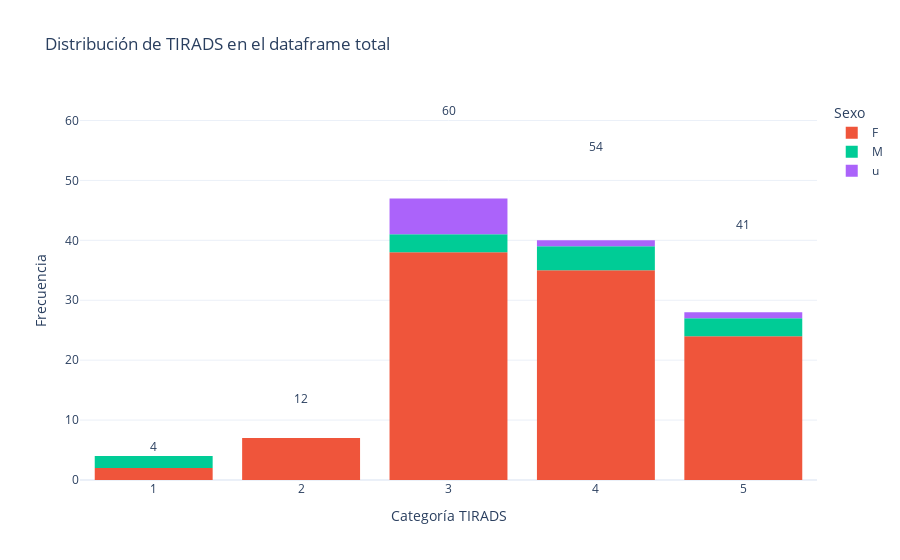
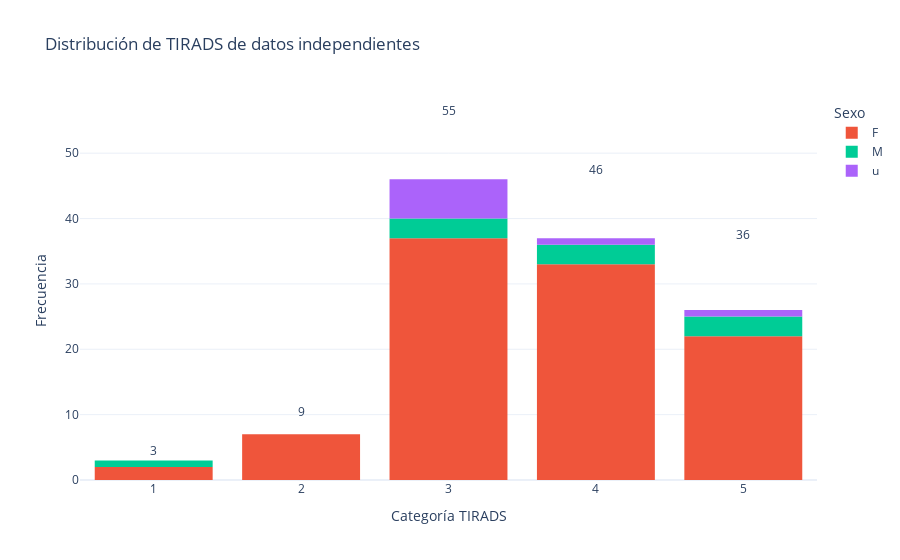

The code cell stored with these charts, in order, in its notebook:
### Code cell
import plotly.express as px
import plotly.graph_objects as go

def crear_histograma_tirads_con_sumas(df, titulo):
    """
    Crea un histograma para la columna 'TIRADS' de un DataFrame utilizando Plotly y añade anotaciones con las sumas totales.
    
    Parámetros:
    df (DataFrame): DataFrame que contiene la columna 'TIRADS'.
    titulo (str): Título del gráfico.
    """
    # Crear el histograma utilizando Plotly Express
    fig = px.histogram(df, x='TIRADS', nbins=5,
                       title=titulo,
                       labels={'TIRADS': 'Categoría TIRADS'},
                       template='plotly_white',
                       color='Sexo',  # Asumiendo que 'Sexo' es una columna en tu DataFrame
                       )
    
    # Calcular las sumas totales por cada valor único en 'TIRADS'
    suma_totales = df['TIRADS'].value_counts().reset_index()
    suma_totales.columns = ['TIRADS', 'Total']
    
    # Añadir anotaciones de texto para las sumas totales
    for _, row in suma_totales.iterrows():
        fig.add_annotation(x=row['TIRADS'], y=row['Total'],
                           text=str(row['Total']),
                           showarrow=False,
                           yshift=10)
    
    # Agregar títulos a los ejes y ajustes finales al gráfico
    fig.update_layout(
        xaxis_title='Categoría TIRADS',
        yaxis_title='Frecuencia',
        bargap=0.2,  # Espacio entre las barras del histograma
    )
    
    # Mostrar la figura
    fig.show()

# Mostrar Gráficos
crear_histograma_tirads_con_sumas(df_actualizado, "Distribución de TIRADS en el dataframe total")
crear_histograma_tirads_con_sumas(df_provisional, "Distribución de TIRADS de datos independientes")

### Figure 1 — Plotly figure (JSON) as saved in the notebook; plotly's stock layout.template omitted (floating-point values rounded to 4 significant figures)
{"data": [{"alignmentgroup": "True", "bingroup": "x", "hovertemplate": "Sexo=F<br>Categoría TIRADS=%{x}<br>count=%{y}<extra></extra>", "legendgroup": "F", "marker": {"color": "#EF553B", "pattern": {"shape": ""}}, "name": "F", "nbinsx": 5, "offsetgroup": "F", "orientation": "v", "showlegend": true, "type": "histogram", "x": [4, 4, 3, 5, 3, 4, 2, 5, 5, 3, 2, 5, 4, 3, 5, 3, 5, 3, 4, 4, 5, 3, 4, 3, 5, 5, 5, 3, 3, 2, 5, 4, 5, 3, 3, 5, 4, 4, 4, 2, 4, 5, 4, 5, 1, 3, 4, 3, 4, 3, 4, 3, 4, 3, 5, 5, 5, 4, 5, 1, 4, 2, 4, 4, 4, 3, 3, 5, 5, 2, 3, 4, 4, 3, 3, 3, 3, 3, 3, 2, 3, 4, 4, 4, 4, 4, 5, 4, 3, 4, 4, 3, 3, 3, 3, 3, 3, 4, 3, 3, 3, 5, 5, 4, 3, 4], "xaxis": "x", "yaxis": "y"}, {"alignmentgroup": "True", "bingroup": "x", "hovertemplate": "Sexo=M<br>Categoría TIRADS=%{x}<br>count=%{y}<extra></extra>", "legendgroup": "M", "marker": {"color": "#00cc96", "pattern": {"shape": ""}}, "name": "M", "nbinsx": 5, "offsetgroup": "M", "orientation": "v", "showlegend": true, "type": "histogram", "x": [3, 4, 3, 3, 5, null, 1, 1, 4, 4, 5, 4, 5], "xaxis": "x", "yaxis": "y"}, {"alignmentgroup": "True", "bingroup": "x", "hovertemplate": "Sexo=u<br>Categoría TIRADS=%{x}<br>count=%{y}<extra></extra>", "legendgroup": "u", "marker": {"color": "#ab63fa", "pattern": {"shape": ""}}, "name": "u", "nbinsx": 5, "offsetgroup": "u", "orientation": "v", "showlegend": true, "type": "histogram", "x": [3, 3, 3, 3, 3, 4, 5, 3], "xaxis": "x", "yaxis": "y"}], "layout": {"annotations": [{"showarrow": false, "text": "60", "x": 3, "y": 60, "yshift": 10}, {"showarrow": false, "text": "54", "x": 4, "y": 54, "yshift": 10}, {"showarrow": false, "text": "41", "x": 5, "y": 41, "yshift": 10}, {"showarrow": false, "text": "12", "x": 2, "y": 12, "yshift": 10}, {"showarrow": false, "text": "4", "x": 1, "y": 4, "yshift": 10}], "bargap": 0.2, "barmode": "relative", "legend": {"title": {"text": "Sexo"}, "tracegroupgap": 0}, "title": {"text": "Distribución de TIRADS en el dataframe total"}, "xaxis": {"anchor": "y", "domain": [0, 1], "title": {"text": "Categoría TIRADS"}}, "yaxis": {"anchor": "x", "domain": [0, 1], "title": {"text": "Frecuencia"}}}}

### Figure 2 — Plotly figure (JSON) as saved in the notebook; plotly's stock layout.template omitted (floating-point values rounded to 4 significant figures)
{"data": [{"alignmentgroup": "True", "bingroup": "x", "hovertemplate": "Sexo=F<br>Categoría TIRADS=%{x}<br>count=%{y}<extra></extra>", "legendgroup": "F", "marker": {"color": "#EF553B", "pattern": {"shape": ""}}, "name": "F", "nbinsx": 5, "offsetgroup": "F", "orientation": "v", "showlegend": true, "type": "histogram", "x": [4, 4, 3, 5, 3, 4, 2, 5, 5, 3, 2, 5, 4, 3, 5, 3, 5, 3, 4, 4, 5, 3, 4, 3, 5, 5, 5, 3, 3, 2, 5, 4, 5, 3, 3, 5, 4, 4, 4, 2, 4, 5, 4, 5, 1, 3, 4, 3, 4, 3, 4, 3, 4, 3, 5, 5, 4, 5, 1, 4, 2, 4, 4, 3, 3, 5, 2, 3, 4, 3, 3, 3, 3, 3, 2, 3, 4, 4, 4, 4, 4, 5, 4, 3, 4, 4, 3, 3, 3, 3, 3, 3, 4, 3, 3, 3, 5, 5, 4, 3, 4], "xaxis": "x", "yaxis": "y"}, {"alignmentgroup": "True", "bingroup": "x", "hovertemplate": "Sexo=M<br>Categoría TIRADS=%{x}<br>count=%{y}<extra></extra>", "legendgroup": "M", "marker": {"color": "#00cc96", "pattern": {"shape": ""}}, "name": "M", "nbinsx": 5, "offsetgroup": "M", "orientation": "v", "showlegend": true, "type": "histogram", "x": [3, 4, 3, 3, 5, null, 1, 4, 5, 4, 5], "xaxis": "x", "yaxis": "y"}, {"alignmentgroup": "True", "bingroup": "x", "hovertemplate": "Sexo=u<br>Categoría TIRADS=%{x}<br>count=%{y}<extra></extra>", "legendgroup": "u", "marker": {"color": "#ab63fa", "pattern": {"shape": ""}}, "name": "u", "nbinsx": 5, "offsetgroup": "u", "orientation": "v", "showlegend": true, "type": "histogram", "x": [3, 3, 3, 3, 3, 4, 5, 3], "xaxis": "x", "yaxis": "y"}], "layout": {"annotations": [{"showarrow": false, "text": "55", "x": 3, "y": 55, "yshift": 10}, {"showarrow": false, "text": "46", "x": 4, "y": 46, "yshift": 10}, {"showarrow": false, "text": "36", "x": 5, "y": 36, "yshift": 10}, {"showarrow": false, "text": "9", "x": 2, "y": 9, "yshift": 10}, {"showarrow": false, "text": "3", "x": 1, "y": 3, "yshift": 10}], "bargap": 0.2, "barmode": "relative", "legend": {"title": {"text": "Sexo"}, "tracegroupgap": 0}, "title": {"text": "Distribución de TIRADS de datos independientes"}, "xaxis": {"anchor": "y", "domain": [0, 1], "title": {"text": "Categoría TIRADS"}}, "yaxis": {"anchor": "x", "domain": [0, 1], "title": {"text": "Frecuencia"}}}}
